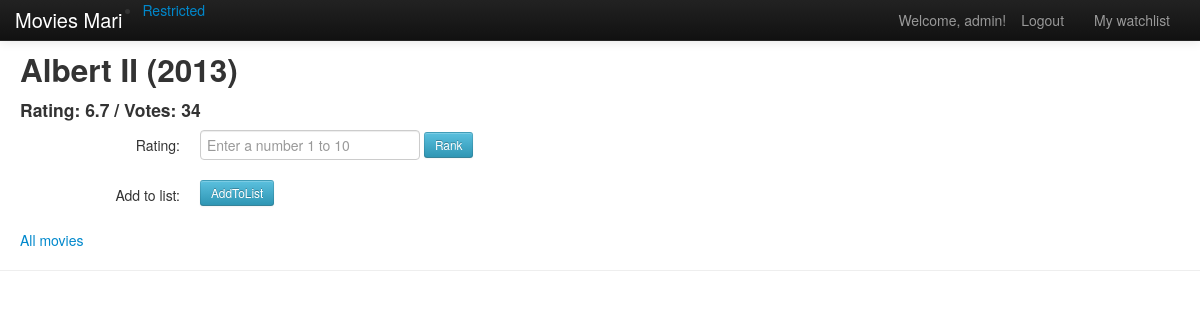
The page /movies/movie/18/ (signed in) on the database its author committed.
### movies/models.py (models this page shows, shortened)
class Movie(models.Model):
    title = models.CharField(max_length=100, unique=True)
    year = models.CharField(max_length=50)
    imdb_rank = models.FloatField(default=0)
    imdb_votes = models.IntegerField(default=0)
    rating = models.FloatField(default=0)
    total_votes = models.IntegerField(default=0)

class MyUser(AbstractUser):
    watchlist = models.ManyToManyField(Movie)

### movies/views.py (the view)
# urls.py: url(r'^movie/(?P<movie_id>\d+)/$', views.movie_show, name='add_rating_to_movie'),
def movie_show(request, movie_id):
    context = RequestContext(request)
    context_dict = {'movie_id': movie_id}
    try:
        current_movie = Movie.objects.get(id=movie_id)
        context_dict['movie'] = current_movie
    except Movie.DoesNotExist:
        pass
    return render_to_response('movies/movie.html', context_dict, context)

### templates/movies/movie.html (shortened to what this page needs)
{% extends 'movies/base.html' %}
{% load static %}
{% block body_block %}
  <link href="{% static 'css/bootstrap.css' %}" rel="stylesheet">
  <link href="{% static 'css/bootstrap-responsive.css' %}" rel="stylesheet">
  <div style="margin-top:50px;margin-left:20px">
      <h2>{{ movie.title }} ({{ movie.year }})</h2>
    <h4> Rating: {{ movie.rating }} / Votes: {{ movie.total_votes }}</h4>
    {% if user.is_authenticated %}
        <form class="form-horizontal" method="post" action="{% url "movies:add_rating_to_movie" movie.id%}">
            <div class="control-group">
                <label class="control-label" for="input">Rating:</label>
                <div class="controls">
                    <input type="text" name="rating" value="" placeholder="Enter a number 1 to 10" size="50" />
                    <input class="btn btn-small btn-info" type="submit" name="rank" value="Rank"/>
                </div>
            </div>
        </form>
        <form class="form-horizontal" method="post" action="{% url "movies:add_movie_to_list" movie.id %}">
            <div class="control-group">
                <label class="control-label" for="input">Add to list:</label>
                <div class="controls">
                    <input class="btn btn-small btn-info" type="submit" name="toList" value="AddToList"/>
                </div>
            </div>
        </form>
    {% endif %}
    <a href="/movies/">All movies</a>
  </div>
{% endblock %}

### templates/movies/base.html (shortened to what this page needs)
<!DOCTYPE html>
{% load static %}
<html>
    <head>
        <link href="{% static "css/bootstrap.css" %}" rel="stylesheet" media="screen">
        <link href="{% static "css/app.css" %}" rel="stylesheet" media="screen">
    </head>
    <body>
        <div>
            {% block body_block %}PELICULAS{% endblock %}
        </div>
        <hr />
        <div class="navbar navbar-inverse navbar-fixed-top">
           <div class="navbar-inner">
               <div class="container">
                   <a class="brand" href="/movies/">Movies Mari</a>
                    <div class="nav-collapse collapse">
                           <ul class="nav pull-right">
                               {% if user.is_authenticated %}
                                <li class="navbar-text">Welcome, {{ user.username }}!</li>
                                <li><a href="/movies/logout/">Logout</a></li>
                                <li><a href="/movies/{{ user.id }}/mywatchlist"> My watchlist</a></li>
                               {% else %}
                                <li><a href="/movies/register/">Register</a></li>
                                <li><a href="/movies/login/">Login</a></li>
                               {% endif %}
                           </ul>
                           <ul>
                               {% if user.is_authenticated %}
                                <li><a href="/movies/restricted/">Restricted</a></li>
                               {% endif %}
                           </ul>
                    </div>
               </div>
           </div>
        </div>
    </body>
</html>

### rows shown on the page
Movie: title "Albert II", year "2013", rating "6.7", total_votes "34"
MyUser: username "admin"
